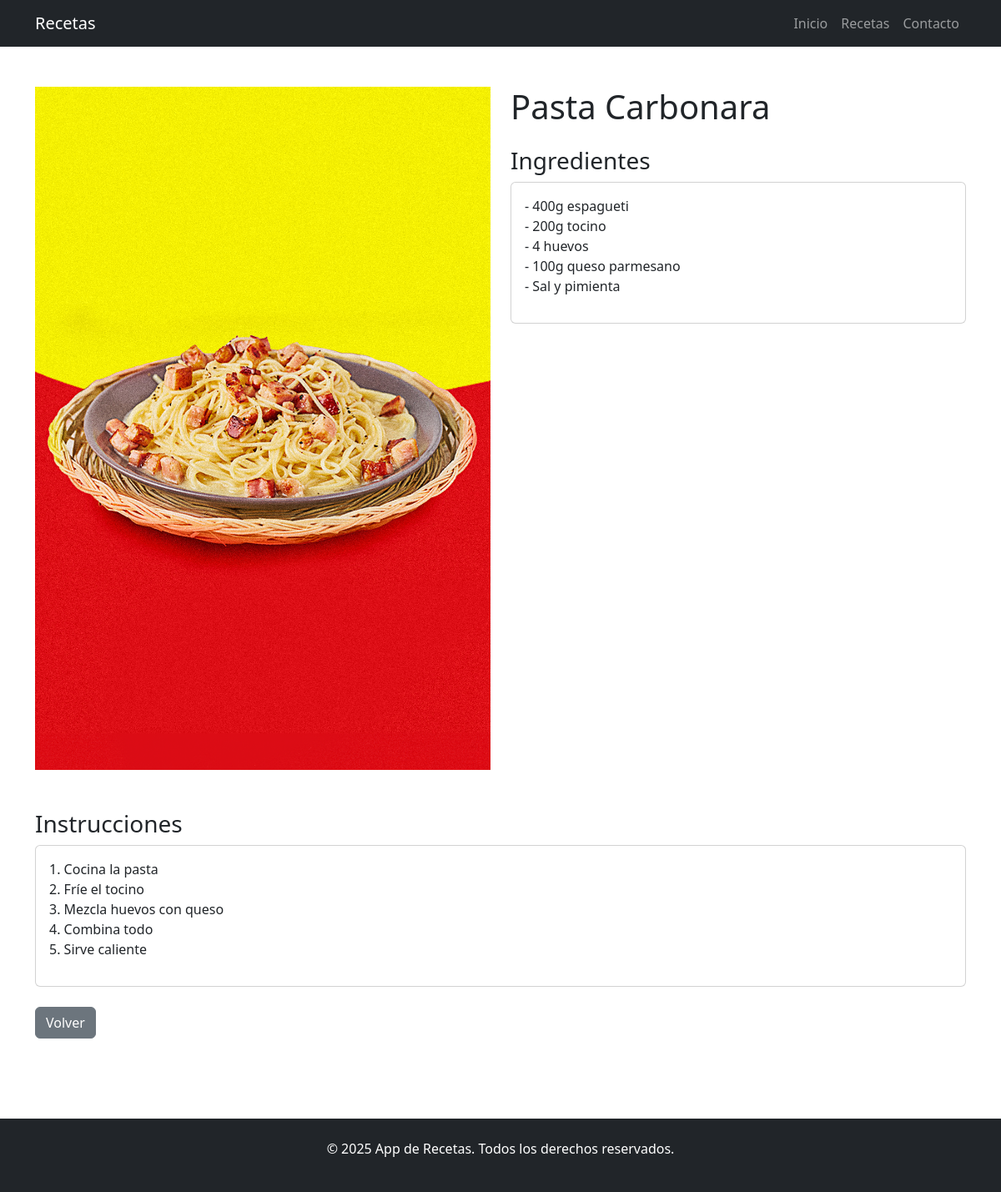
/receta/1/, run on the app's committed database.
### recetas/models.py (models this page shows, shortened)
class Receta(models.Model):
    nombre = models.CharField(max_length=200)
    ingredientes = models.TextField()
    instrucciones = models.TextField()
    imagen = models.ImageField(upload_to='recetas/')

### recetas/views.py (the view)
# urls.py: path('receta/<int:pk>/', views.detalle_receta, name='detalle_receta'),
def detalle_receta(request, pk):
    receta = get_object_or_404(Receta, pk=pk)
    return render(request, 'recetas/detalle_receta.html', {'receta': receta})

### templates/recetas/detalle_receta.html
{% extends 'base.html' %}
{% load static %}
{% block content %}
<div class="container my-5">
    {% if receta %}
        <div class="row">
            <div class="col-md-6">
                {% if receta.imagen %}
                    <img src="{{ receta.imagen.url }}" class="img-fluid" alt="{{ receta.nombre }}">
                {% endif %}
            </div>
            <div class="col-md-6">
                <h1>{{ receta.nombre }}</h1>
                <h3 class="mt-4">Ingredientes</h3>
                <div class="card">
                    <div class="card-body">
                        <p style="white-space: pre-line;">{{ receta.ingredientes }}</p>
                    </div>
                </div>
            </div>
        </div>
        <div class="row mt-5">
            <div class="col-12">
                <h3>Instrucciones</h3>
                <div class="card">
                    <div class="card-body">
                        <p style="white-space: pre-line;">{{ receta.instrucciones }}</p>
                    </div>
                </div>
            </div>
        </div>
        <div class="mt-4">
            <a href="{% url 'recetas:lista_recetas' %}" class="btn btn-secondary">Volver</a>
        </div>
    {% else %}
        <div class="alert alert-danger text-center">
            <h4>Receta no encontrada</h4>
            <a href="{% url 'recetas:lista_recetas' %}" class="btn btn-primary">Ver Recetas</a>
        </div>
    {% endif %}
</div>
{% endblock %}

### static/css/styles.css (style rules this page uses)
body { min-height: 100vh; display: flex; flex-direction: column; }
.card { transition: transform 0.2s; }

### data on the page
Receta: imagen (picture), nombre "Pasta Carbonara", ingredientes "- 400g espagueti - 200g tocino - 4 huevos - 100g queso parmesano - Sal y pimienta", instrucciones "1. Cocina la pasta 2. Fríe el tocino 3. Mezcla huevos con queso 4. Combina todo 5. Sirve caliente"
